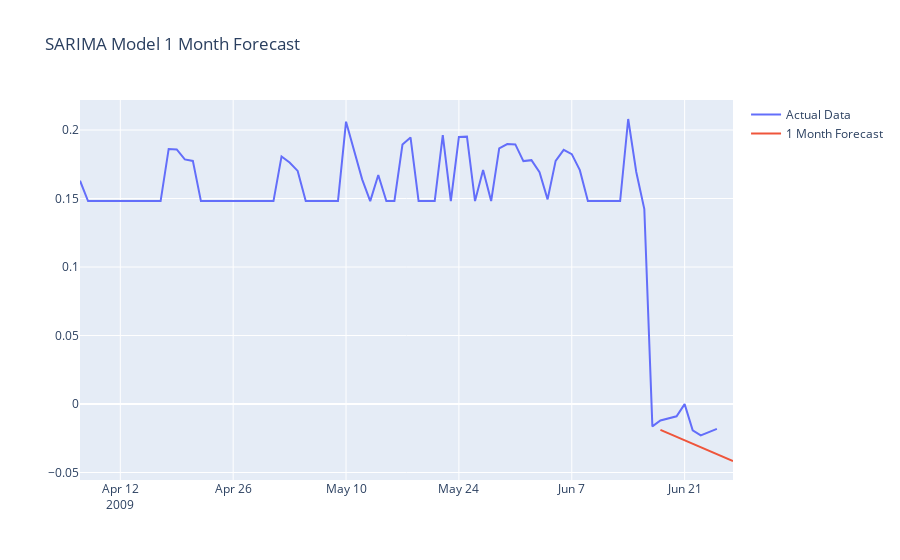

Notebook code for this chart:
### Code cell
# Create a plot for 1 Month Forecast
fig_1_month = go.Figure()

# Add actual data
fig_1_month.add_trace(go.Scatter(x=data.index, y=data['sentiment_score'], mode='lines', name='Actual Data'))

# Add 1-month forecast
fig_1_month.add_trace(go.Scatter(x=forecast_1_month.index, y=forecast_1_month, mode='lines', name='1 Month Forecast'))

# Update layout
fig_1_month.update_layout(title_text='SARIMA Model 1 Month Forecast', showlegend=True)

# Show interactive plot
fig_1_month.show()
